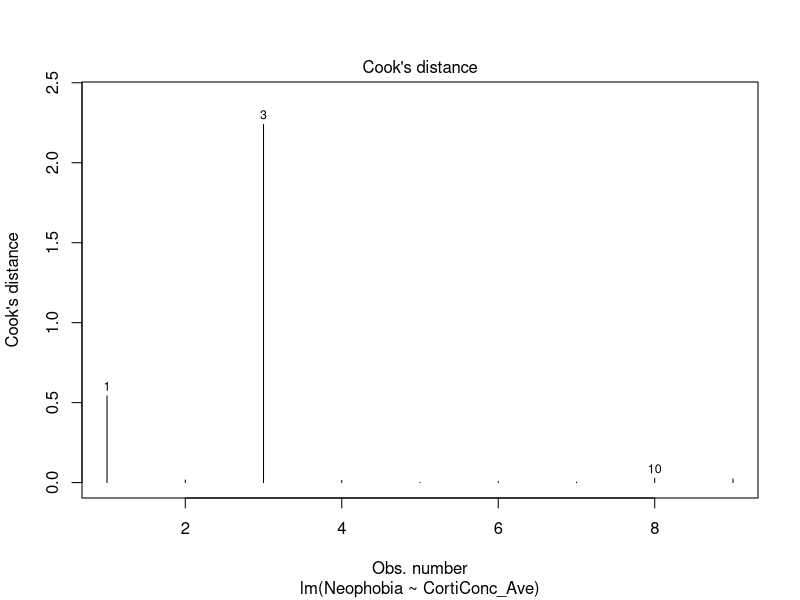
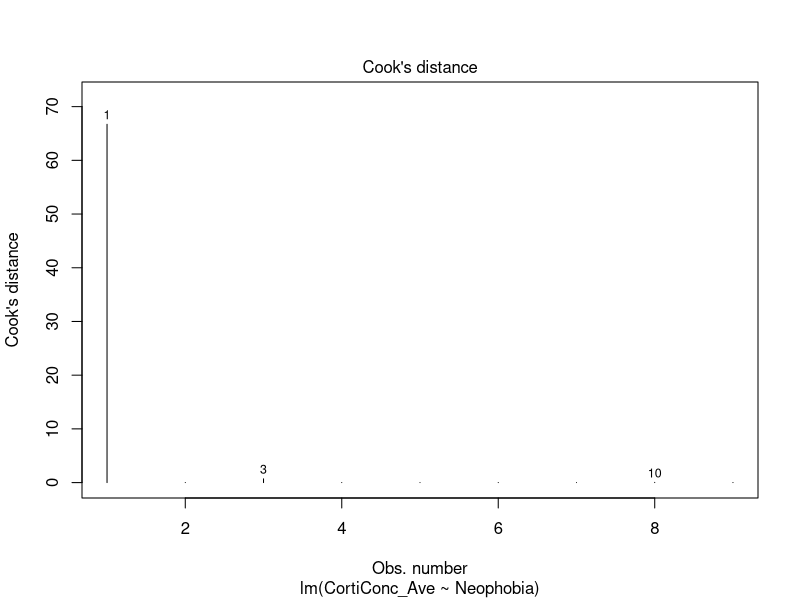
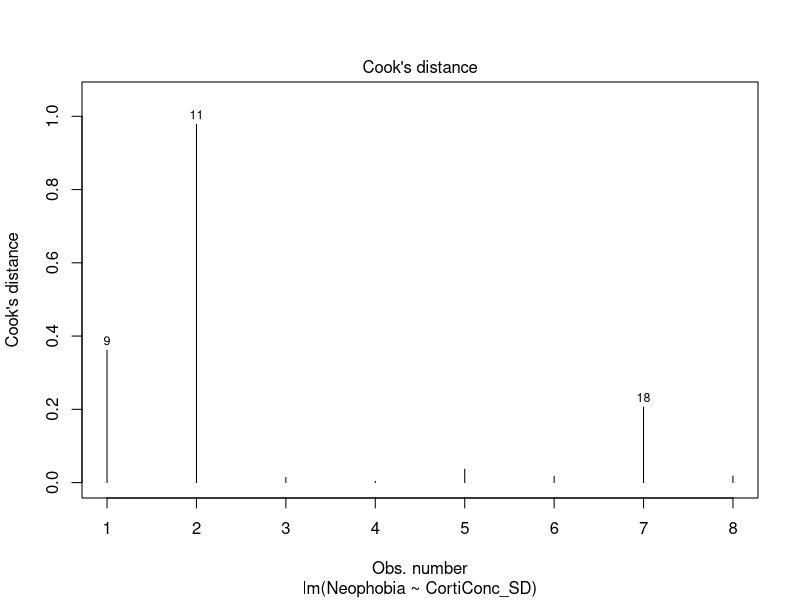

Source code (R) for these figures, in order:
install.packages("psych")
install.packages("dplyr")
install.packages("car")
install.packages("lme4")
install.packages("tidyverse")
install.packages("backports")

library(psych)
library(dplyr)
library(car)
library(lme4)
library(tidyverse)
library(backports)

data <- read.csv("data.csv", header=TRUE)

#Binomial test for probe trials

novel_total <- sum(data$NumberOfChoices_probe_novel, na.rm = TRUE)
familiar_total <- sum(data$NumberOfChoices_probe_familiar, na.rm = TRUE)

binom.test(
  x = familiar_total,
  n = novel_total + familiar_total,
  p = 0.5
)

#Between-group Probe trials
probe2 <- subset(
  data[, c(
    "ID",
    "BreedGroup",
    "NumberOfChoices_probe_novel",
    "NumberOfChoices_probe_familiar"
  )],
  BreedGroup != "Mongrel"
)
model <- glm (cbind (NumberOfChoices_probe_novel, NumberOfChoices_probe_familiar) ~ BreedGroup,
              family = binomial, data = probe2)
Anova(model)


#Cook's distance

eu <- subset(data, BreedGroup == "European") #European
jp <- subset(data, BreedGroup == "Japanese") #Japanese

#Corti_Ave
res <- lm(Neophobia ~ CortiConc_Ave, data = eu)
plot(res, which = 4)
cook <- cooks.distance(res)
cook
sort(cook, decreasing = TRUE)
threshold <- 4 / nrow(eu)
threshold
eu$ID[cook > threshold] #dog4

#Neophobia
res2 <- lm(CortiConc_Ave ~ Neophobia, data = eu)
plot(res2, which = 4)
cook2 <- cooks.distance(res2)
cook2
sort(cook2, decreasing = TRUE)
threshold <- 4 / nrow(eu)
threshold
eu$ID[cook > threshold] #dog1

#Corti_SD
res3 <- lm(Neophobia ~ CortiConc_SD, data = jp)
plot(res3, which = 4)
cook3 <- cooks.distance(res3)
cook3
sort(cook3, decreasing = TRUE)
threshold <- 4 / nrow(jp)
threshold
cook <- cooks.distance(res3)
threshold <- 4 / nrow(jp)
jp$ID[cook > threshold] #dog18

#Exclusion of Dog 1, Dog 4, and Dog 18
data[cbind(c(1,3,11),
           c(7,8,9))] <- NA

#Correlation analysis

data2 <- data[, -which (colnames(data) #Remove irrelevant data columns
                        %in% c("ID", "BreedGroup", "NumberOfChoices_probe_familiar"))]
na.omit(data2)
print(data2)
data2 <- as.data.frame(sapply(data2, as.numeric))

#Correlation coefficient
cordata2 = cor(data2, method="spearman", use="complete.obs")

#P-value
cordata2p <- corr.test(data2, method="s", adjust="bonferroni")$p

#Between-group comparison of cortisol

data3 <- subset(
  data,
  BreedGroup %in% c("Japanese", "European")
)

#Average of concentrations
wilcox.test(
  CortiConc_Ave ~ BreedGroup,
  data = data3
)

#Variability of concentrations (SD)
wilcox.test(
  CortiConc_SD ~ BreedGroup,
  data = data3
)
